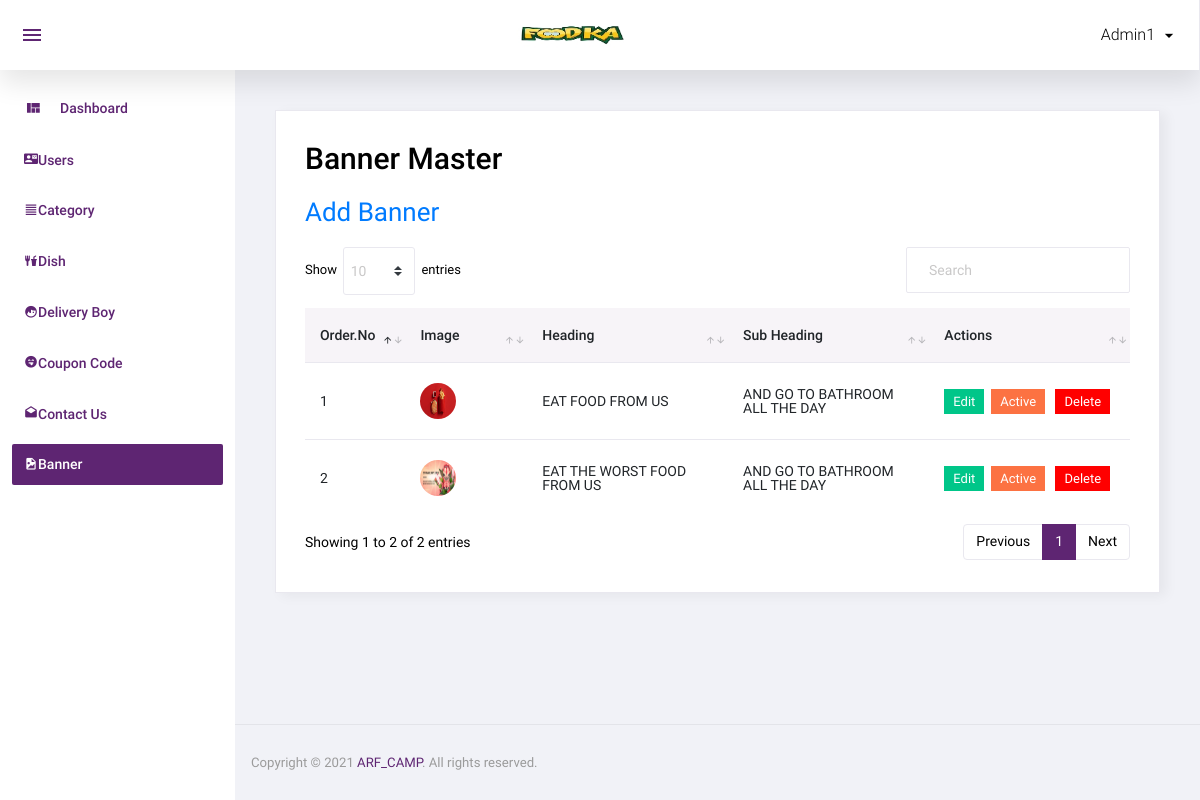
Before: /admin/banner.php (signed in) with the older database file.
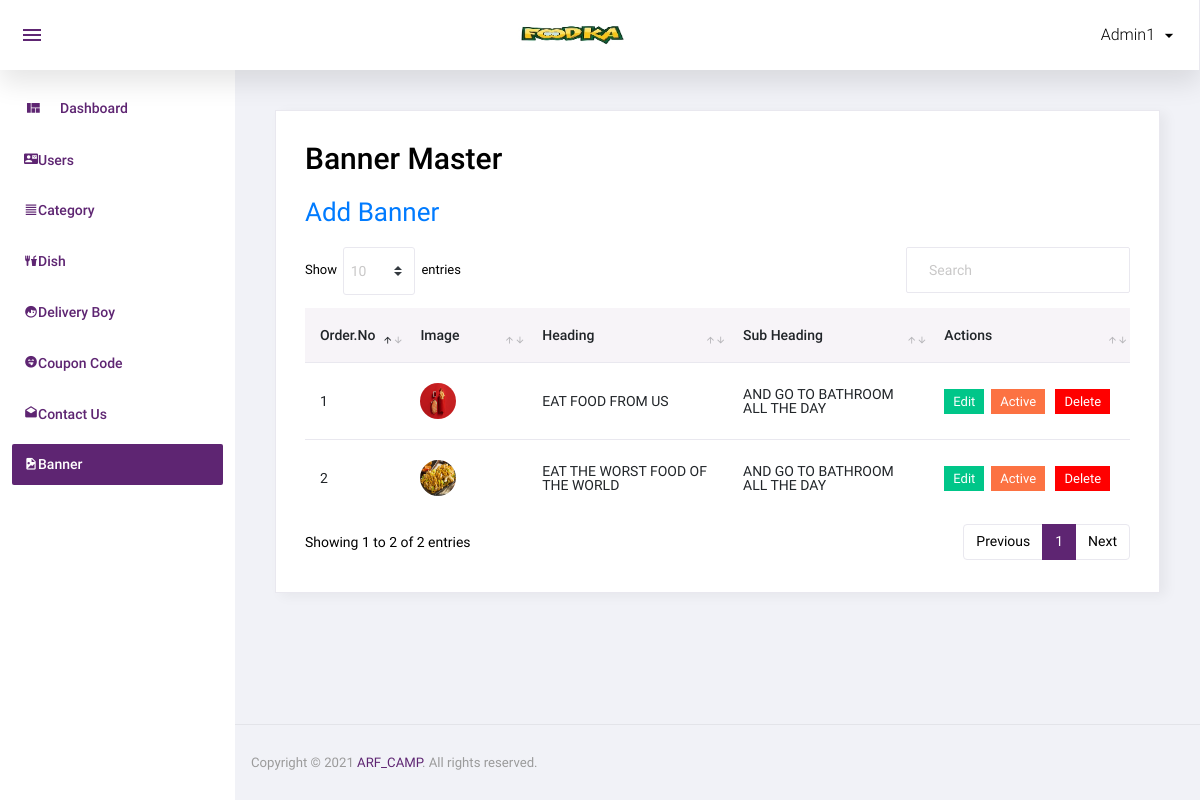
After: the same page with the newer database file.
### tables this page shows
CREATE TABLE `banner` (
  `id` int(11) NOT NULL,
  `image` varchar(100) NOT NULL,
  `heading` varchar(500) NOT NULL,
  `sub_heading` varchar(500) NOT NULL,
  `link` varchar(100) NOT NULL,
  `link_txt` varchar(100) NOT NULL,
  `added_on` datetime NOT NULL,
  `status` int(11) NOT NULL,
  `order_number` int(11) NOT NULL
);

### admin/banner.php (the view, shortened to what this page needs)
<?php
include('top.php');
$sql="select * from banner order by order_number";
$res=mysqli_query($con,$sql);
?>
  <div class="card">
            <div class="card-body">
              <h1 class="grid_title">Banner Master</h1>
			  <a href="manage_banner.php" class="add_link">Add Banner</a>
              <div class="row grid_box">
                <div class="col-12">
                  <div class="table-responsive">
                    <table id="order-listing" class="table">
                      <thead>
                        <tr>
                            <th width="10%">Order.No</th>
                            <th width="15%">Image</th>
                            <th width="25%">Heading</th>
                            <th width="25%">Sub Heading</th>
							<th width="25%">Actions</th>
                        </tr>
                      </thead>
                      <tbody>
                        <?php if(mysqli_num_rows($res)>0){
						while($row=mysqli_fetch_assoc($res)){
						?>
						<tr>
                            <td><?php echo $row['order_number']?></td>
                            <td><img src="<?php echo SITE_BANNER_IMAGE.$row['image']?>"/></td>
							<td><?php echo $row['heading']?></td>
							<td><?php echo $row['sub_heading']?></td>
							<td>
								<a href="manage_banner.php?id=<?php echo $row['id']?>"><label class="badge badge-success hand_cursor">Edit</label></a>&nbsp;
								<?php
								if($row['status']==1){
								?>
								<a href="?id=<?php echo $row['id']?>&type=deactive"><label class="badge badge-danger hand_cursor">Active</label></a>
								<?php
								}else{
								?>
								<a href="?id=<?php echo $row['id']?>&type=active"><label class="badge badge-info hand_cursor">Deactive</label></a>
								<?php
								}
								?>
								<a href="?id=<?php echo $row['id']?>&type=delete"><label class="badge badge-danger delete_red hand_cursor">Delete</label></a>
							</td>
                        </tr>
                        <?php
						} } else { ?>
						<tr>
							<td colspan="5">No data found</td>
						</tr>
						<?php } ?>
                      </tbody>
                    </table>
                  </div>
				</div>
              </div>
            </div>
          </div>
<?php include('footer.php');?>

Changed rows visible on the page:
changed banner: image: a different picture; heading "EAT THE WORST FOOD FROM US" → "EAT THE WORST FOOD OF THE WORLD"
